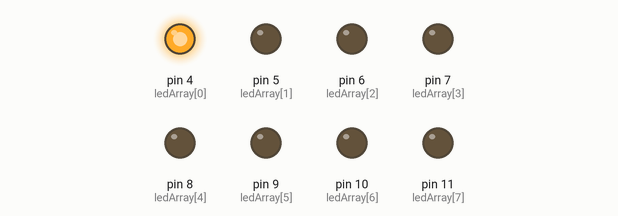
Bench run of a sketch on a simulated Arduino Uno, built with avr-gcc and run on an emulated ATmega328P. On the bench: output pins drawn as LEDs (lit = HIGH).

Above: at 0.02 s.
At 0.47 s:
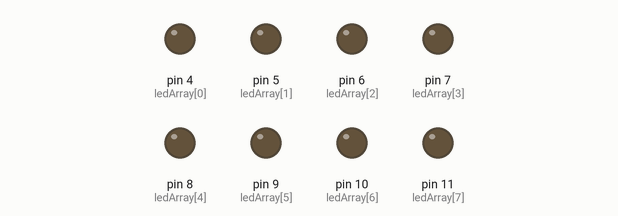
At 0.92 s:
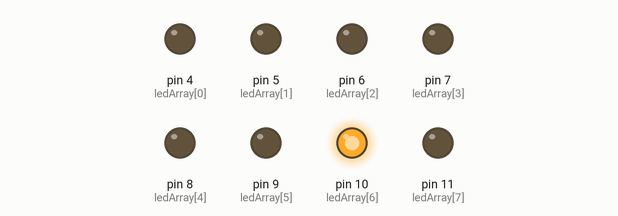
At 1.82 s:
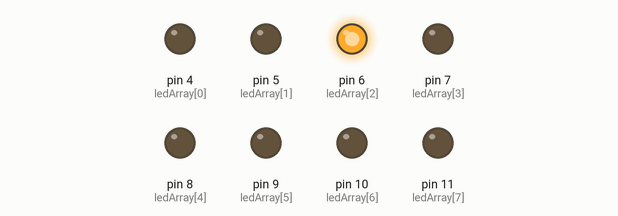
At 2.62 s:
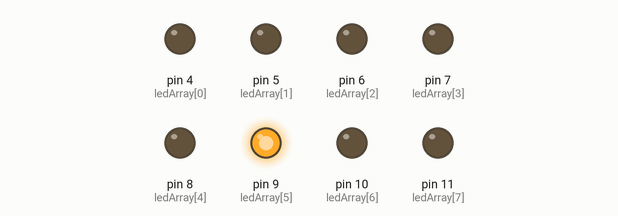
At 3.62 s:
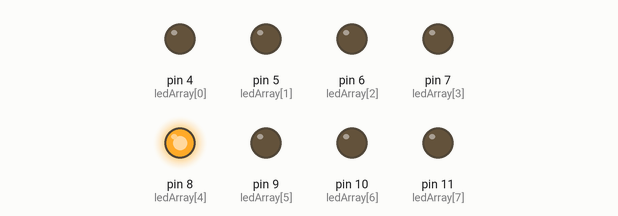
Timing chart, 0 to 3.9 s (numbered marks = the images above):
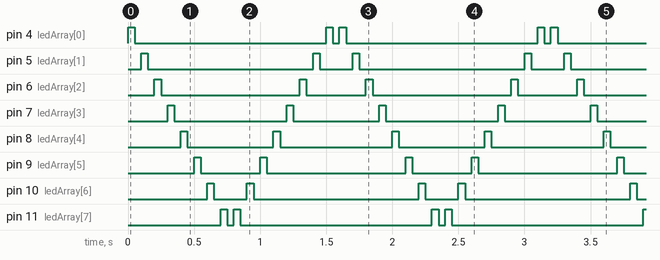

Measured:
- by itself, pin 4 (ledArray[0]): repeats every 1.6 s: LOW 1.5 s, HIGH 0.05 s, LOW 0.05 s, HIGH 0.05 s
- by itself, pin 5 (ledArray[1]): repeats every 1.6 s: LOW 1.3 s, HIGH 0.05 s, LOW 0.25 s, HIGH 0.05 s
- by itself, pin 6 (ledArray[2]): repeats every 1.6 s: LOW 1.1 s, HIGH 0.05 s, LOW 0.45 s, HIGH 0.05 s
- by itself, pin 7 (ledArray[3]): repeats every 1.6 s: LOW 0.85 s, HIGH 0.05 s, LOW 0.65 s, HIGH 0.05 s
- by itself, pin 8 (ledArray[4]): repeats every 1.6 s: LOW 0.65 s, HIGH 0.05 s, LOW 0.85 s, HIGH 0.05 s
- by itself, pin 9 (ledArray[5]): repeats every 1.6 s: LOW 0.45 s, HIGH 0.05 s, LOW 1.1 s, HIGH 0.05 s
- by itself, pin 10 (ledArray[6]): repeats every 1.6 s: LOW 0.25 s, HIGH 0.05 s, LOW 1.3 s, HIGH 0.05 s
- by itself, pin 11 (ledArray[7]): repeats every 1.6 s: LOW 0.05 s, HIGH 0.05 s, LOW 1.5 s, HIGH 0.05 s

The sketch:

LedArray.ino
```cpp
int ledArray[] = {4,5,6,7,8,9,10,11};
int delayTime = 50;


void setup() {

  for(int i=0; i<8; i++){
    pinMode(ledArray[i],OUTPUT);
  }

}

void loop() {

  for(int i=0;i<8;i++){
    blinkLed(ledArray[i]);
  }

  for(int i=7;i>=0;i--){
    blinkLed(ledArray[i]);
  }

}

void blinkLed(int pinNr){

    digitalWrite(pinNr,HIGH);
    delay(delayTime);

    digitalWrite(pinNr,LOW);
    delay(delayTime);
}
```
